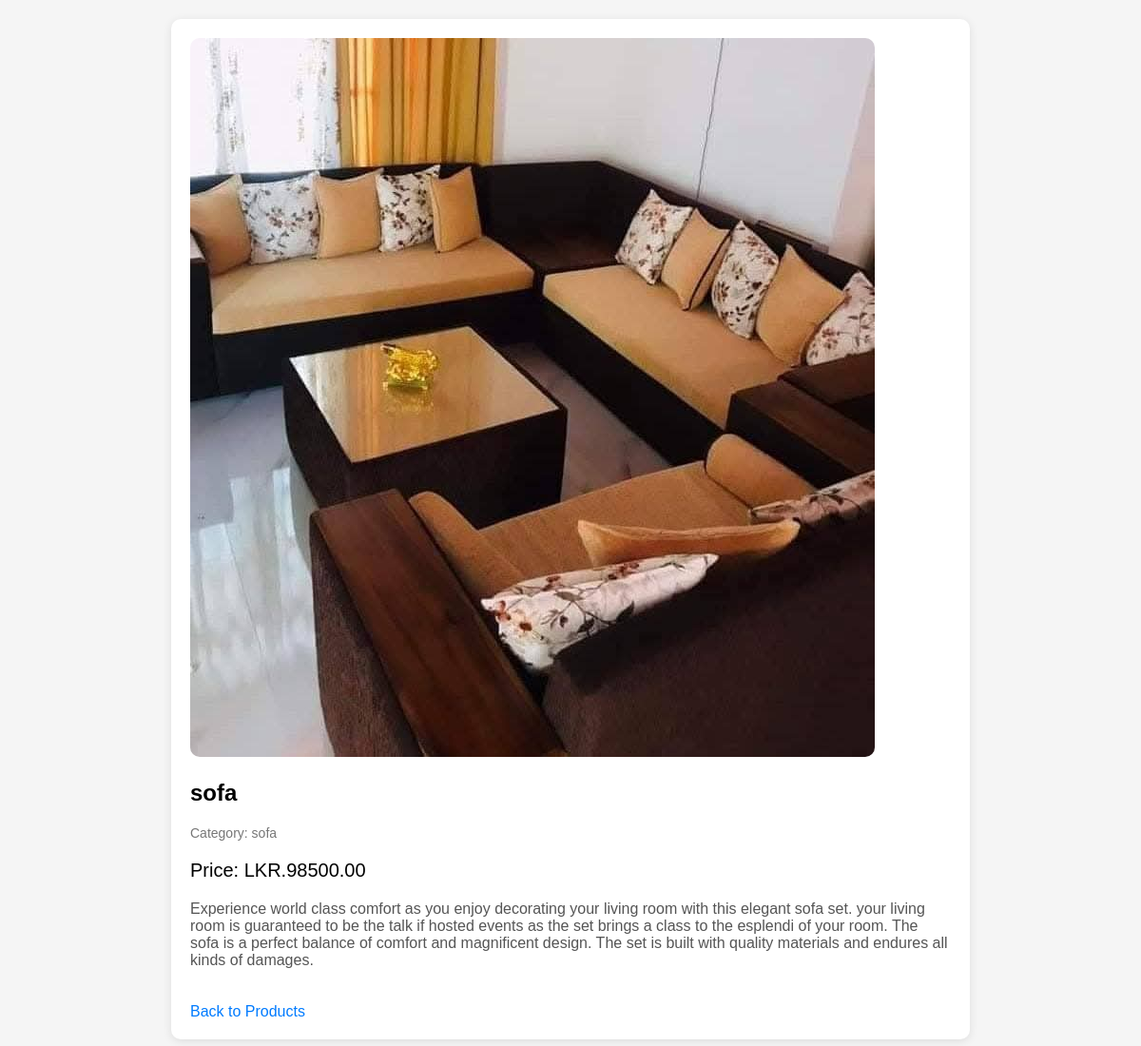
Page /view.php?id=1 on the committed database.
### tables this page shows
CREATE TABLE `products` (
  `id` int(11) NOT NULL,
  `name` varchar(100) DEFAULT NULL,
  `description` text DEFAULT NULL,
  `price` decimal(10,2) DEFAULT NULL,
  `image` varchar(255) DEFAULT NULL,
  `category` varchar(50) DEFAULT NULL,
  `created_at` timestamp NOT NULL DEFAULT current_timestamp()
);

### view.php (the view, shortened to what this page needs)
<?php
include 'includes/config.php';
if (isset($_GET['id'])) {
    $product_id = intval($_GET['id']);
    $sql = "SELECT * FROM products WHERE id = $product_id";
    $result = $conn->query($sql);
    if ($result->num_rows > 0) {
        $product = $result->fetch_assoc();
    } else {
        echo "Product not found!";
        exit;
    }
} else {
    echo "Invalid product ID!";
    exit;
}
?>
<!DOCTYPE html>
<html lang="en">
<head>
</head>
<body>
    <div class="product-details">
        <img src="./assets/furnitures/<?php echo htmlspecialchars($product['image']); ?>" alt="<?php echo htmlspecialchars($product['name']); ?>">
        <h1><?php echo htmlspecialchars($product['name']); ?></h1>
        <p class="category">Category: <?php echo htmlspecialchars($product['category']); ?></p>
        <p class="price">Price: LKR.<?php echo htmlspecialchars($product['price']); ?></p>
        <p><?php echo nl2br(htmlspecialchars($product['description'])); ?></p>
        <a href="./product.php" class="back-link">Back to Products</a>
    </div>
</body>
</html>

### view.php (style rules this page uses)
body { font-family: Arial, sans-serif; margin: 0; padding: 20px; background-color: #f5f5f5; }
.product-details { max-width: 800px; margin: auto; background: #fff; border-radius: 10px; overflow: hidden; box-shadow: 0 2px 10px rgba(0, 0, 0, 0.1); padding: 20px; }
.product-details img { max-width: 100%; border-radius: 10px; }
.product-details h1 { font-size: 24px; margin: 20px 0; }
.product-details p { font-size: 16px; color: #555; }
.product-details .price { font-size: 20px; color: #000; margin-top: 20px; }
.product-details .category { font-size: 14px; color: #777; margin-bottom: 20px; }
.back-link { display: inline-block; margin-top: 20px; text-decoration: none; color: #007BFF; font-size: 16px; }

### rows in the picture
products: image+name (picture), name "sofa", category "sofa", price "98500.00", description "Experience world class comfort as you enjoy decorating your living room with this elegant sofa set. your living room is guaranteed to be the talk if hosted events as the set brings a class to the esplendi of your room. The sofa is a perfect balance of comfort and magnificent design. The set is built with quality materials and endures all kinds of damages."
